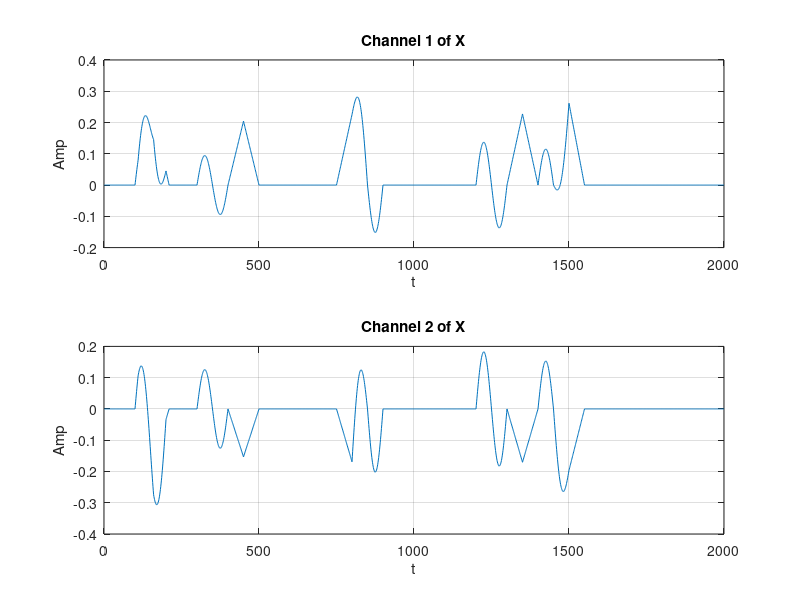

Reproduce this figure in MATLAB. (Note: this script raises an error after producing the figure.)
                            %% Sparse Blind Deconvolution
                            %% Part 3
file = load('Data.mat');
X = file.X;
L = 100;
K = 5;
[~,T] = size(X);
N = 2;

            %% Part 3
x1 = X(1,:);
x2 = X(2,:);
figure(1);
subplot(2,1,1);
plot(1:T,x1);
xlabel('t');
ylabel('Amp');
title('Channel 1 of X');
grid on;
subplot(2,1,2);
plot(1:T,x2);
xlabel('t');
ylabel('Amp');
title('Channel 2 of X');
grid on;

num_iter = 2;
[S,alpha,tau] = MCSBD(X,K,L,T,N,num_iter);
figure(2);
subplot(2,1,1);
plot(1:L,S(1,:));
xlabel('t');
ylabel('Amp');
title('Spike of S_1(t)');
grid on;
subplot(2,1,2);
plot(1:L,S(2,:));
xlabel('t');
ylabel('Amp');
title('Spike of S_2(t)');
grid on;
disp("W_1(t)");
disp("alpha | tau");
disp(vpa([round(alpha(:,1),2) tau(:,1)]));
disp("W_2(t)");
disp("alpha | tau");
disp(vpa([round(alpha(:,2),2) tau(:,2)]));


            %% Local Necessary Functions
function [S,alpha_vals,tau_vals] = MCSBD(X,K,L,T,N,num_iter)
    A = [0.3 0.7;0.4 0.6];
    for i=1:num_iter
            %% A is fixed. Updating B
       A_psuedo_inv = inv(transpose(A)*A)*transpose(A);
       B = A_psuedo_inv * X;
       alpha_vals = zeros(K,N);
       tau_vals = zeros(K,N);
       S = zeros(N,L);
       for n=1:N
           x = B(n,:);
           [s,alpha,tau] = SCSBD(x,K,L,T,num_iter);
           S(n,:) = s;
           alpha_vals(:,n) = alpha;
           tau_vals(:,n) = tau;
       end
       B = zeros(N,T);
       for n=1:N
          s_n = S(n,:);
          for k=1:K
             tau_k = tau_vals(k,n);
             alpha_k = alpha_vals(k,n);
             b_k = alpha_k * s_n;
             time_slot = tau_k - L/2:tau_k + L/2 - 1;
             B(n,time_slot) = b_k;
          end
       end
            %% B is fixed. Updating A
       B_psuedo_inv = transpose(B) * inv(B*transpose(B));
       A = X * B_psuedo_inv;
    end
end

function [s,alpha,tau] = SCSBD(x,K,L,T,num_iter)
    tau = rand_tau(K,L,T);
    alpha = rand(K,1);
    for i=1:num_iter
                %% W(t) is fixed. Updating S(t)
        Y = [];
        for j=1:K
           cntr = tau(j);
           window = x(1,cntr-L/2:cntr+L/2-1);
           Y = [Y;window];
        end
        S = (transpose(alpha) * Y)/(transpose(alpha)*alpha);
        s = transpose(S);

                %% S(t) is fixed. Updating W(t)
        R = corr_xy(s,x);
        thresh = 1/2 * max(R);
        [pks,locs] = findpeaks(R,'MinPeakDistance',L,'MinPeakHeight',thresh,'NPeaks',5);
        tau = locs;
        alpha = pks;
        for k=1:K
           if tau(k) < L/2
              tau(k) = tau(k) + L/2; 
           end
        end

    end
end

function tau = rand_tau(K,L,T)
    tau = (T-3*L)*rand(K,1) + L;
    tau = sort(tau);
    for i=2:K
       tau_temp = tau(i);
       if tau_temp - tau(i-1) <= L
          tau(i) = tau(i-1) + L; 
       end
    end
    tau = ceil(tau);
end

function R = corr_xy(s,x)
    T = length(x);
    L = length(s);
    R = zeros(T-L,1);
    for i=1:length(R)
       t1 = i;
       t2 = i+L-1;
       x_window = x(1,t1:t2);
       R(i) = x_window * s;
    end
end
